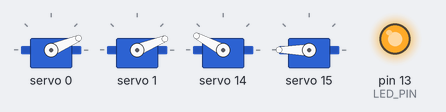
The sketch below on a simulated Arduino Uno, built with avr-gcc and run on an emulated ATmega328P. On the bench: 4 × servo, output pins drawn as LEDs (lit = HIGH). What the sketch prints to the serial monitor is not drawn.

Above: at 2.5 s.
At 3.3 s:
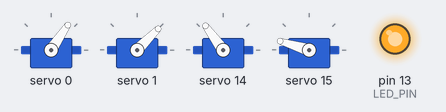
At 4.15 s:
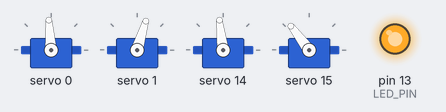
At 5.0 s:
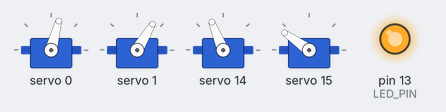
At 5.85 s:
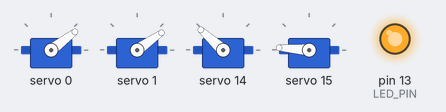
Timing chart, 0 to 7.0 s (numbered marks = the images above):
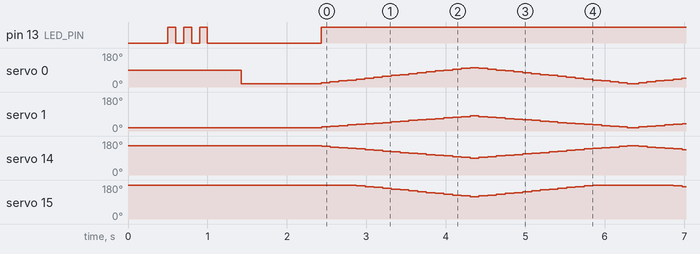

The sketch:

servo_sweep_test.ino
```cpp
/*
 * Servo Sweep Test - Visual Verification Tool
 *
 * Continuously sweeps all 4 servos through their full calibrated range.
 * Each servo moves: 0° → 90° → 0° in 5° steps with 100ms pauses.
 *
 * Purpose:
 * - Verify all servos move smoothly without collisions
 * - Check inverted servos (left leg) work correctly
 * - Validate hardware-calibrated PWM ranges
 * - Real-time serial output shows angles and PWM values
 *
 * Hardware-Calibrated Ranges (2025-10-28):
 * - Right Elbow (CH0):    150 (0°) → 330 (90°)
 * - Right Shoulder (CH1): 150 (0°) → 280 (90°)
 * - Left Shoulder (CH14): 440 (0°) → 300 (90°) [inverted]
 * - Left Elbow (CH15):    530 (0°) → 360 (90°) [inverted]
 *
 * Unit tested with 181 tests in test_servo_sweep.cpp
 */

#include <Wire.h>
#include <Adafruit_PWMServoDriver.h>
#include "servo_mapping.h"
#include "servo_sweep_test_logic.h"

#define PCA9685_ADDRESS 0x40
#define SERVO_FREQ 50
#define LED_PIN 13
#define SERVO_COUNT 4

Adafruit_PWMServoDriver pwm = Adafruit_PWMServoDriver(PCA9685_ADDRESS);

// Sweep state for all 4 servos
ServoSweepState sweepStates[SERVO_COUNT];

// Tracking
unsigned long lastStepTime = 0;
int cycleCount = 0;
bool cycleStarted = false;

void setup() {
  Serial.begin(9600);
  delay(500);  // Reliable serial startup

  pinMode(LED_PIN, OUTPUT);

  // LED startup indicator
  for (int i = 0; i < 3; i++) {
    digitalWrite(LED_PIN, HIGH);
    delay(100);
    digitalWrite(LED_PIN, LOW);
    delay(100);
  }

  Serial.println(F("\n=== SERVO SWEEP TEST ==="));
  Serial.println(F("Calibrated Ranges:"));
  Serial.println(F("  Right Elbow (CH0):    PWM 150-330 (0-90°)"));
  Serial.println(F("  Right Shoulder (CH1): PWM 150-280 (0-90°)"));
  Serial.println(F("  Left Shoulder (CH14): PWM 440-300 (0-90°) [inv]"));
  Serial.println(F("  Left Elbow (CH15):    PWM 530-360 (0-90°) [inv]"));
  Serial.println();

  // Validate ranges before starting
  if (!validateSweepRanges()) {
    Serial.println(F("ERROR: Unsafe PWM ranges detected!"));
    Serial.println(F("DO NOT PROCEED - check calibration"));
    while(1) {
      digitalWrite(LED_PIN, HIGH);
      delay(100);
      digitalWrite(LED_PIN, LOW);
      delay(100);
    }
  }

  Serial.println(F("✓ All ranges validated safe"));
  Serial.println();

  // Initialize PWM driver
  pwm.begin();
  pwm.setPWMFreq(SERVO_FREQ);
  delay(100);

  // Initialize sweep states (all enabled)
  for (int i = 0; i < SERVO_COUNT; i++) {
    sweepStates[i] = initSweepState(true);
  }

  // Move all to starting position (0°)
  Serial.println(F("Moving to start position (0°)..."));
  updateServoPositions();
  delay(1000);

  Serial.println(F("Starting sweep test..."));
  Serial.println(F("Sweep: 0° → 90° → 0° (5° steps, 100ms)"));
  Serial.println();

  digitalWrite(LED_PIN, HIGH);  // LED on during sweep
}

void loop() {
  unsigned long currentTime = millis();

  // Step every SWEEP_DELAY_MS milliseconds
  if (currentTime - lastStepTime >= SWEEP_DELAY_MS) {
    lastStepTime = currentTime;

    // Track if we just started a cycle
    if (!cycleStarted && isSweepAtStart(sweepStates, SERVO_COUNT)) {
      cycleStarted = true;
    }

    // Update all servo states
    bool anyChanged = false;
    for (int i = 0; i < SERVO_COUNT; i++) {
      if (updateSweepState(&sweepStates[i])) {
        anyChanged = true;
      }
    }

    // Update servo positions
    if (anyChanged) {
      updateServoPositions();
      printCurrentState();
    }

    // Check if cycle completed
    if (cycleStarted && isSweepCycleComplete(sweepStates, SERVO_COUNT)) {
      // Check if all servos are going up (means they cycled back)
      bool allGoingUp = true;
      for (int i = 0; i < SERVO_COUNT; i++) {
        if (!sweepStates[i].goingUp) {
          allGoingUp = false;
          break;
        }
      }

      if (allGoingUp) {
        cycleCount++;
        Serial.println();
        Serial.print(F("✓ Sweep cycle #"));
        Serial.print(cycleCount);
        Serial.println(F(" complete"));
        Serial.println();
        cycleStarted = false;  // Ready for next cycle
      }
    }
  }
}

void updateServoPositions() {
  // Right Elbow (CH0)
  int pwm0 = getSweepPWM(SERVO_RIGHT_ELBOW, sweepStates[SERVO_RIGHT_ELBOW].currentAngle);
  pwm.setPWM(CH_RIGHT_ELBOW, 0, pwm0);

  // Right Shoulder (CH1)
  int pwm1 = getSweepPWM(SERVO_RIGHT_SHOULDER, sweepStates[SERVO_RIGHT_SHOULDER].currentAngle);
  pwm.setPWM(CH_RIGHT_SHOULDER, 0, pwm1);

  // Left Shoulder (CH14)
  int pwm14 = getSweepPWM(SERVO_LEFT_SHOULDER, sweepStates[SERVO_LEFT_SHOULDER].currentAngle);
  pwm.setPWM(CH_LEFT_SHOULDER, 0, pwm14);

  // Left Elbow (CH15)
  int pwm15 = getSweepPWM(SERVO_LEFT_ELBOW, sweepStates[SERVO_LEFT_ELBOW].currentAngle);
  pwm.setPWM(CH_LEFT_ELBOW, 0, pwm15);
}

void printCurrentState() {
  Serial.print(F("R.Elbow: "));
  Serial.print(sweepStates[SERVO_RIGHT_ELBOW].currentAngle);
  Serial.print(F("° (PWM "));
  Serial.print(getSweepPWM(SERVO_RIGHT_ELBOW, sweepStates[SERVO_RIGHT_ELBOW].currentAngle));
  Serial.print(F(")  "));

  Serial.print(F("R.Shoulder: "));
  Serial.print(sweepStates[SERVO_RIGHT_SHOULDER].currentAngle);
  Serial.print(F("° (PWM "));
  Serial.print(getSweepPWM(SERVO_RIGHT_SHOULDER, sweepStates[SERVO_RIGHT_SHOULDER].currentAngle));
  Serial.print(F(")  "));

  Serial.print(F("L.Shoulder: "));
  Serial.print(sweepStates[SERVO_LEFT_SHOULDER].currentAngle);
  Serial.print(F("° (PWM "));
  Serial.print(getSweepPWM(SERVO_LEFT_SHOULDER, sweepStates[SERVO_LEFT_SHOULDER].currentAngle));
  Serial.print(F(")  "));

  Serial.print(F("L.Elbow: "));
  Serial.print(sweepStates[SERVO_LEFT_ELBOW].currentAngle);
  Serial.print(F("° (PWM "));
  Serial.print(getSweepPWM(SERVO_LEFT_ELBOW, sweepStates[SERVO_LEFT_ELBOW].currentAngle));
  Serial.println(F(")"));
}
```

servo_mapping.h
```cpp
/*
 * Servo Mapping Logic - Per-Servo Calibrated Ranges
 *
 * This header contains testable logic for servo angle-to-PWM mapping.
 * Each servo has its own calibrated PWM range.
 *
 * Calibrated Ranges (hardware tested):
 * - Right Elbow (CH0):    150 (0°) to 330 (90°)  - normal
 * - Right Shoulder (CH1): 150 (0°) to 280 (90°)  - normal
 * - Left Shoulder (CH14): 440 (0°) to 300 (90°)  - inverted
 * - Left Elbow (CH15):    530 (0°) to 360 (90°)  - inverted
 */

#ifndef SERVO_MAPPING_V2_H
#define SERVO_MAPPING_V2_H

// Servo indices
#define SERVO_RIGHT_ELBOW 0
#define SERVO_RIGHT_SHOULDER 1
#define SERVO_LEFT_SHOULDER 2
#define SERVO_LEFT_ELBOW 3

// Channel assignments
#define CH_RIGHT_ELBOW 0
#define CH_RIGHT_SHOULDER 1
#define CH_LEFT_SHOULDER 14
#define CH_LEFT_ELBOW 15

// Per-servo PWM ranges (calibrated with hardware)
struct ServoPWMRange {
    int min_pwm;  // PWM value for 0°
    int max_pwm;  // PWM value for 90°
};

// Calibrated ranges for each servo
inline ServoPWMRange getServoPWMRange(int servoIndex) {
    switch (servoIndex) {
        case SERVO_RIGHT_ELBOW:    return {150, 330};  // Normal: 0°=150, 90°=330
        case SERVO_RIGHT_SHOULDER: return {150, 280};  // Normal: 0°=150, 90°=280
        case SERVO_LEFT_SHOULDER:  return {440, 300};  // Inverted: 0°=440, 90°=300
        case SERVO_LEFT_ELBOW:     return {530, 360};  // Inverted: 0°=530, 90°=360
        default:                   return {150, 330};  // Fallback
    }
}

// Get channel number for servo index
inline int getServoChannel(int servoIndex) {
    switch (servoIndex) {
        case SERVO_RIGHT_ELBOW:    return CH_RIGHT_ELBOW;
        case SERVO_RIGHT_SHOULDER: return CH_RIGHT_SHOULDER;
        case SERVO_LEFT_SHOULDER:  return CH_LEFT_SHOULDER;
        case SERVO_LEFT_ELBOW:     return CH_LEFT_ELBOW;
        default:                   return -1;
    }
}

// Constrain value to range [min, max]
inline int constrainValue(int value, int minVal, int maxVal) {
    if (value < minVal) return minVal;
    if (value > maxVal) return maxVal;
    return value;
}

// Map value from one range to another (like Arduino map())
inline int mapValue(int value, int fromMin, int fromMax, int toMin, int toMax) {
    return (value - fromMin) * (toMax - toMin) / (fromMax - fromMin) + toMin;
}

/**
 * Convert angle (0-90°) to PWM value for specific servo
 *
 * @param degrees Angle in degrees (0-90)
 * @param servoIndex Which servo (SERVO_RIGHT_ELBOW, etc.)
 * @return PWM value constrained to servo's safe range
 */
inline int degreesToPWM(int degrees, int servoIndex) {
    // Constrain angle to safe range
    degrees = constrainValue(degrees, 0, 90);

    // Get calibrated range for this servo
    ServoPWMRange range = getServoPWMRange(servoIndex);

    // Map angle to PWM (handles both normal and inverted ranges)
    int pwm = mapValue(degrees, 0, 90, range.min_pwm, range.max_pwm);

    // Constrain to safe range (handles inverted ranges correctly)
    int pwmMin = (range.min_pwm < range.max_pwm) ? range.min_pwm : range.max_pwm;
    int pwmMax = (range.min_pwm > range.max_pwm) ? range.min_pwm : range.max_pwm;

    return constrainValue(pwm, pwmMin, pwmMax);
}

/**
 * Check if PWM value is safe for a specific servo
 */
inline bool isPWMSafe(int pwm, int servoIndex) {
    ServoPWMRange range = getServoPWMRange(servoIndex);
    int pwmMin = (range.min_pwm < range.max_pwm) ? range.min_pwm : range.max_pwm;
    int pwmMax = (range.min_pwm > range.max_pwm) ? range.min_pwm : range.max_pwm;
    return (pwm >= pwmMin && pwm <= pwmMax);
}

/**
 * Check if angle is valid (0-90°)
 */
inline bool isAngleValid(int degrees) {
    return (degrees >= 0 && degrees <= 90);
}

#endif // SERVO_MAPPING_V2_H
```

servo_sweep_test_logic.h
```cpp
/*
 * Servo Sweep Test Logic - Pure Functions (No Hardware Dependencies)
 *
 * This header contains testable logic for the servo sweep test.
 * Can be included in both Arduino sketches and local test programs.
 */

#ifndef SERVO_SWEEP_TEST_LOGIC_H
#define SERVO_SWEEP_TEST_LOGIC_H

// Include servo mapping for per-servo ranges
#include "servo_mapping.h"

// Sweep parameters
#define SWEEP_STEP_DEGREES 5     // Move in 5° increments
#define SWEEP_DELAY_MS 100       // Pause 100ms between steps

/**
 * Sweep state for a single servo
 */
struct ServoSweepState {
    int currentAngle;    // Current angle (0-90°)
    bool goingUp;        // true = 0→90, false = 90→0
    bool enabled;        // true = active in sweep
};

/**
 * Initialize sweep state for a servo
 */
inline ServoSweepState initSweepState(bool enabled = true) {
    ServoSweepState state;
    state.currentAngle = 0;
    state.goingUp = true;
    state.enabled = enabled;
    return state;
}

/**
 * Update sweep state - returns true if angle changed
 */
inline bool updateSweepState(ServoSweepState* state) {
    if (!state->enabled) {
        return false;
    }

    if (state->goingUp) {
        state->currentAngle += SWEEP_STEP_DEGREES;
        if (state->currentAngle >= 90) {
            state->currentAngle = 90;
            state->goingUp = false;
        }
        return true;
    } else {
        state->currentAngle -= SWEEP_STEP_DEGREES;
        if (state->currentAngle <= 0) {
            state->currentAngle = 0;
            state->goingUp = true;
        }
        return true;
    }
}

/**
 * Check if sweep is at starting position (all servos at 0°, going up)
 */
inline bool isSweepAtStart(const ServoSweepState* states, int count) {
    for (int i = 0; i < count; i++) {
        if (states[i].enabled) {
            if (states[i].currentAngle != 0 || !states[i].goingUp) {
                return false;
            }
        }
    }
    return true;
}

/**
 * Check if all servos have completed one full sweep cycle
 * (returned to 0° after reaching 90°)
 */
inline bool isSweepCycleComplete(const ServoSweepState* states, int count) {
    for (int i = 0; i < count; i++) {
        if (states[i].enabled) {
            // Must be at 0° and going up (which means it cycled back)
            // But we need to track if it actually went up once
            // Use the fact that after one cycle, it's back at 0 going up
            // This is detected by caller tracking state
            if (states[i].currentAngle != 0) {
                return false;
            }
        }
    }
    return true;
}

/**
 * Reset all sweep states to starting position
 */
inline void resetSweepStates(ServoSweepState* states, int count) {
    for (int i = 0; i < count; i++) {
        states[i].currentAngle = 0;
        states[i].goingUp = true;
    }
}

/**
 * Get expected PWM for servo at given angle using calibrated ranges
 */
inline int getSweepPWM(int servoIndex, int degrees) {
    return degreesToPWM(degrees, servoIndex);
}

/**
 * Validate that all sweep angles produce safe PWM values
 */
inline bool validateSweepRanges() {
    // Test all 4 servos at 0°, 45°, 90°
    for (int servo = 0; servo < 4; servo++) {
        if (!isPWMSafe(degreesToPWM(0, servo), servo)) return false;
        if (!isPWMSafe(degreesToPWM(45, servo), servo)) return false;
        if (!isPWMSafe(degreesToPWM(90, servo), servo)) return false;
    }
    return true;
}

#endif // SERVO_SWEEP_TEST_LOGIC_H
```
